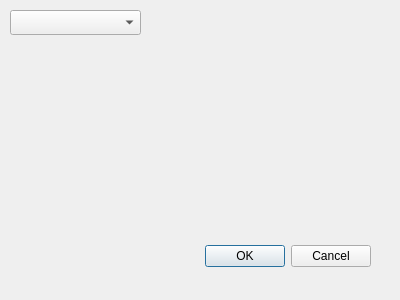
<?xml version="1.0" encoding="UTF-8"?>
<ui version="4.0">
 <class>SettingsDialog</class>
 <widget class="QDialog" name="SettingsDialog">
  <property name="geometry">
   <rect>
    <x>0</x>
    <y>0</y>
    <width>400</width>
    <height>300</height>
   </rect>
  </property>
  <property name="windowTitle">
   <string>Settings</string>
  </property>
  <property name="windowIcon">
   <iconset resource="resources.qrc">
    <normaloff>:/new/MyResources/TVcustom.ico</normaloff>:/new/MyResources/TVcustom.ico</iconset>
  </property>
  <widget class="QDialogButtonBox" name="buttonBox">
   <property name="geometry">
    <rect>
     <x>30</x>
     <y>240</y>
     <width>341</width>
     <height>32</height>
    </rect>
   </property>
   <property name="orientation">
    <enum>Qt::Horizontal</enum>
   </property>
   <property name="standardButtons">
    <set>QDialogButtonBox::Cancel|QDialogButtonBox::Ok</set>
   </property>
  </widget>
  <widget class="QComboBox" name="comboBox">
   <property name="geometry">
    <rect>
     <x>10</x>
     <y>10</y>
     <width>131</width>
     <height>25</height>
    </rect>
   </property>
  </widget>
 </widget>
 <resources>
  <include location="resources.qrc"/>
 </resources>
 <connections>
  <connection>
   <sender>buttonBox</sender>
   <signal>accepted()</signal>
   <receiver>SettingsDialog</receiver>
   <slot>accept()</slot>
   <hints>
    <hint type="sourcelabel">
     <x>248</x>
     <y>254</y>
    </hint>
    <hint type="destinationlabel">
     <x>157</x>
     <y>274</y>
    </hint>
   </hints>
  </connection>
  <connection>
   <sender>buttonBox</sender>
   <signal>rejected()</signal>
   <receiver>SettingsDialog</receiver>
   <slot>reject()</slot>
   <hints>
    <hint type="sourcelabel">
     <x>316</x>
     <y>260</y>
    </hint>
    <hint type="destinationlabel">
     <x>286</x>
     <y>274</y>
    </hint>
   </hints>
  </connection>
 </connections>
</ui>
